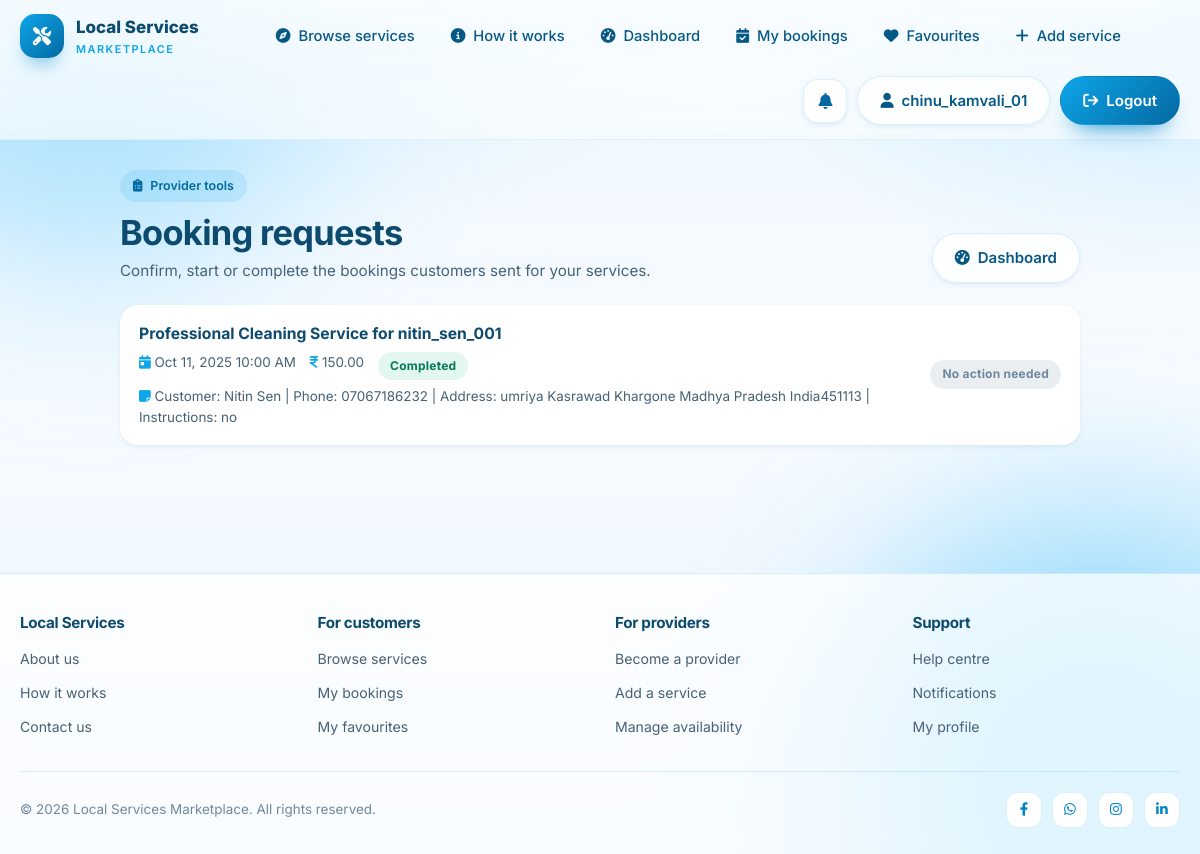
/bookings/provider/ (signed in), run on an earlier commit of the app's database.
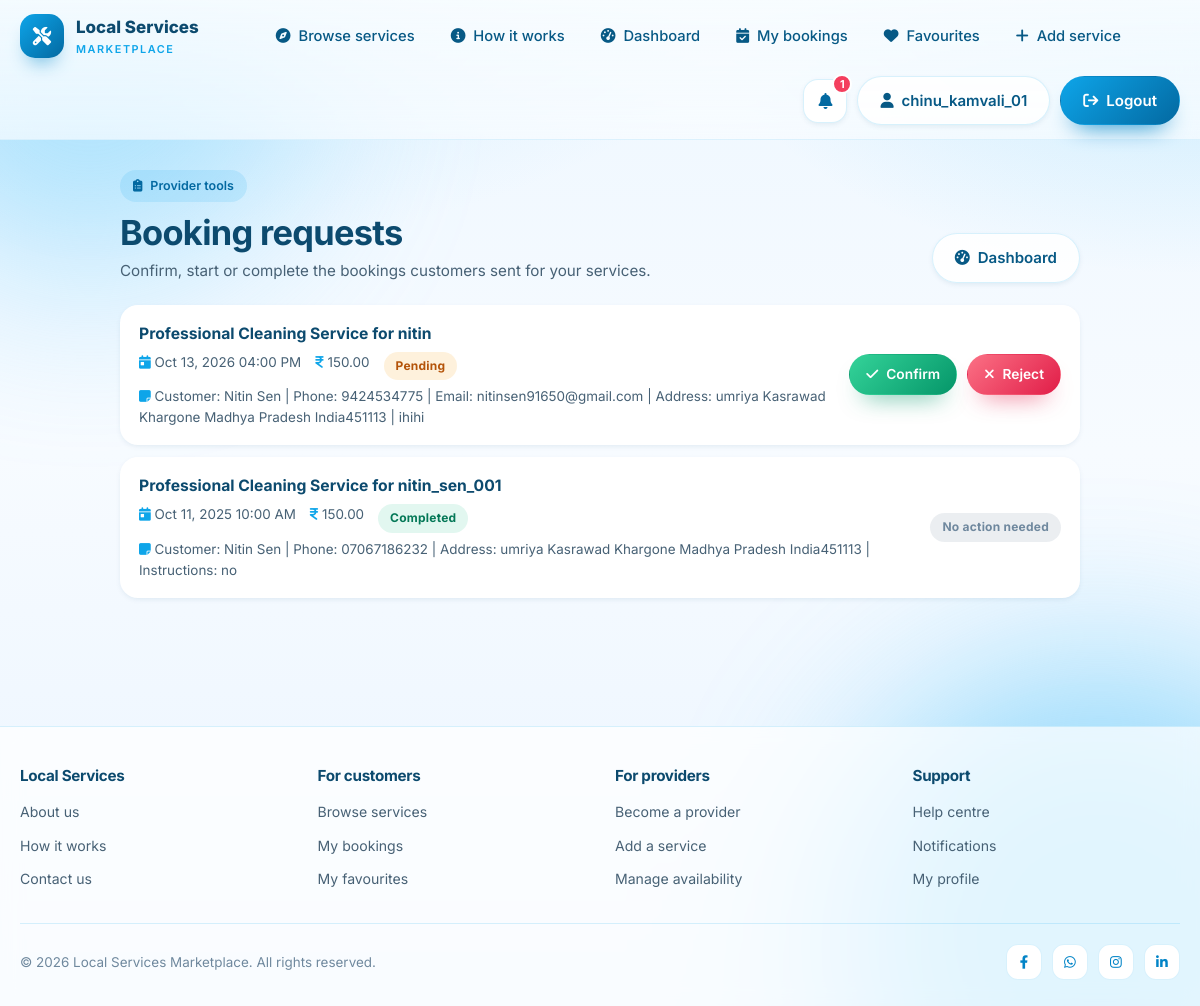
And on a later commit of the database.
### bookings/models.py (models this page shows, shortened)
class Booking(models.Model):
    STATUS_CHOICES = [
        ('pending', 'Pending'),
        ('confirmed', 'Confirmed'),
        ('in_progress', 'In Progress'),
        ('completed', 'Completed'),
        ('cancelled', 'Cancelled'),
    ]
    user = models.ForeignKey(User, on_delete=models.CASCADE, related_name='bookings')
    service = models.ForeignKey('services.Service', on_delete=models.CASCADE)
    date = models.DateTimeField()
    status = models.CharField(max_length=20, choices=STATUS_CHOICES, default='pending')
    notes = models.TextField(blank=True)
    created_at = models.DateTimeField(auto_now_add=True)
    updated_at = models.DateTimeField(auto_now=True)
    class Meta:
        ordering = ['-created_at']

### services/models.py (models this page shows, shortened)
class Service(models.Model):
    name = models.CharField(max_length=200)
    description = models.TextField()
    price = models.DecimalField(max_digits=10, decimal_places=2)
    category = models.ForeignKey(Category, on_delete=models.CASCADE)
    provider = models.ForeignKey(User, on_delete=models.CASCADE)
    image = models.ImageField(upload_to='services/', blank=True, null=True)
    featured = models.BooleanField(default=False)
    available = models.BooleanField(default=True)
    location = models.CharField(max_length=100, blank=True)
    created_at = models.DateTimeField(auto_now_add=True)
    updated_at = models.DateTimeField(auto_now=True)

### bookings/views.py (the view)
# urls.py: path('provider/', views.provider_bookings, name='provider_bookings'),
@login_required
def provider_bookings(request):
    bookings = Booking.objects.filter(service__provider=request.user).select_related('service', 'user')
    return render(request, 'bookings/provider_bookings.html', {'bookings': bookings})

### accounts/context_processors.py (called while the page is built)
def notification_context(request):
    if not request.user.is_authenticated:
        return {'unread_notification_count': 0}
    return {'unread_notification_count': request.user.notifications.filter(is_read=False).count()}

### bookings/templates/bookings/provider_bookings.html (shortened to what this page needs)
{% extends 'base.html' %}
{% block content %}
<div class="page">
    <div class="container container-medium">
        <div class="page-head">
            <div>
                <span class="eyebrow"><i class="fas fa-clipboard-list" aria-hidden="true"></i> Provider tools</span>
                <h1>Booking requests</h1>
                <p class="sub">Confirm, start or complete the bookings customers sent for your services.</p>
            </div>
            <a class="btn btn-ghost" href="{% url 'accounts:provider_dashboard' %}">
                <i class="fas fa-gauge-high" aria-hidden="true"></i> Dashboard
            </a>
        </div>
        {% if bookings %}
            <ul class="list">
                {% for booking in bookings %}
                    <li class="list-item">
                        <div class="item-main">
                            <p class="item-title">{{ booking.service.name }} for {{ booking.user.get_full_name|default:booking.user.username }}</p>
                            <div class="item-meta">
                                <span><i class="fas fa-calendar-day" aria-hidden="true"></i> {{ booking.date|date:"M d, Y h:i A" }}</span>
                                <span><i class="fas fa-indian-rupee-sign" aria-hidden="true"></i> {{ booking.service.price }}</span>
                                <span class="badge status-{{ booking.status }}">{{ booking.get_status_display }}</span>
                            </div>
                            {% if booking.notes %}
                                <div class="item-meta">
                                    <span><i class="fas fa-note-sticky" aria-hidden="true"></i> {{ booking.notes }}</span>
                                </div>
                            {% endif %}
                        </div>
                        <div class="item-side">
                            {% if booking.status == 'pending' %}
                                <form method="post" action="{% url 'bookings:update_booking_status' booking.id 'confirmed' %}">
                                    <button type="submit" class="btn btn-sm btn-success">
                                        <i class="fas fa-check" aria-hidden="true"></i> Confirm
                                    </button>
                                </form>
                                <form method="post" action="{% url 'bookings:update_booking_status' booking.id 'cancelled' %}">
                                    <button type="submit" class="btn btn-sm btn-danger">
                                        <i class="fas fa-xmark" aria-hidden="true"></i> Reject
                                    </button>
                                </form>
                            {% else %}
                                <span class="badge badge-muted">No action needed</span>
                            {% endif %}
                        </div>
                    </li>
                {% endfor %}
            </ul>
        {% endif %}
    </div>
</div>
{% endblock %}

### templates/base.html (shortened to what this page needs)
{% load static %}
<!DOCTYPE html>
<html lang="en">
<head>
    <link rel="stylesheet" href="https://cdnjs.cloudflare.com/ajax/libs/font-awesome/6.4.0/css/all.min.css">
    <link rel="stylesheet" href="{% static 'css/theme.css' %}">
</head>
<body>
    <div class="bg-orb orb-1" aria-hidden="true"></div>
    <div class="bg-orb orb-2" aria-hidden="true"></div>
    <header class="site-header">
        <div class="container header-inner">
            <a class="brand" href="{% url 'home' %}">
                <span class="brand-icon" aria-hidden="true"><i class="fas fa-screwdriver-wrench"></i></span>
                <span>Local Services<small>Marketplace</small></span>
            </a>
            <nav class="main-nav" aria-label="Primary">
                <a href="{% url 'services:service_list' %}"
                   class="{% if request.resolver_match.view_name == 'services:service_list' %}is-active{% endif %}">
                    <i class="fas fa-compass" aria-hidden="true"></i> Browse services
                </a>
                <a href="{% url 'about' %}"
                   class="{% if request.resolver_match.url_name == 'about' %}is-active{% endif %}">
                    <i class="fas fa-circle-info" aria-hidden="true"></i> How it works
                </a>
                {% if user.is_authenticated %}
                    <a href="{% if user.profile.is_provider %}{% url 'accounts:provider_dashboard' %}{% else %}{% url 'accounts:user_dashboard' %}{% endif %}"
                       class="{% if request.resolver_match.url_name == 'provider_dashboard' or request.resolver_match.url_name == 'user_dashboard' %}is-active{% endif %}">
                        <i class="fas fa-gauge-high" aria-hidden="true"></i> Dashboard
                    </a>
                    <a href="{% url 'bookings:my_bookings' %}"
                       class="{% if request.resolver_match.url_name == 'my_bookings' %}is-active{% endif %}">
                        <i class="fas fa-calendar-check" aria-hidden="true"></i> My bookings
                    </a>
                    <a href="{% url 'services:favorite_list' %}"
                       class="{% if request.resolver_match.url_name == 'favorite_list' %}is-active{% endif %}">
                        <i class="fas fa-heart" aria-hidden="true"></i> Favourites
                    </a>
                    {% if user.profile.is_provider %}
                        <a href="{% url 'services:add_service' %}"
                           class="{% if request.resolver_match.url_name == 'add_service' %}is-active{% endif %}">
                            <i class="fas fa-plus" aria-hidden="true"></i> Add service
                        </a>
                    {% endif %}
                {% endif %}
            </nav>
            <div class="header-actions">
                <a class="icon-btn"
                   href="{% if user.is_authenticated %}{% url 'accounts:notifications' %}{% else %}{% url 'accounts:login' %}{% endif %}"
                   aria-label="Notifications">
                    <i class="fas fa-bell" aria-hidden="true"></i>
                    {% if unread_notification_count %}<span class="dot">{{ unread_notification_count }}</span>{% endif %}
                </a>
                {% if user.is_authenticated %}
                    <a class="btn btn-ghost" href="{% url 'accounts:profile' %}">
                        <i class="fas fa-user" aria-hidden="true"></i> {{ user.get_short_name|default:user.username }}
                    </a>
                    <a class="btn btn-primary" href="{% url 'accounts:logout' %}">
                        <i class="fas fa-arrow-right-from-bracket" aria-hidden="true"></i> Logout
                    </a>
                {% else %}
                    <a class="btn btn-ghost" href="{% url 'accounts:login' %}">Login</a>
                    <a class="btn btn-primary" href="{% url 'accounts:register' %}">Get started</a>
                {% endif %}
            </div>
        </div>
    </header>
    <main id="main">
        {% block content %}{% endblock %}
    </main>
    <footer class="site-footer">
        <div class="container">
            <div class="footer-grid">
                <div class="footer-col">
                    <h3>Local Services</h3>
                    <ul>
                        <li><a href="{% url 'about' %}">About us</a></li>
                        <li><a href="{% url 'about' %}">How it works</a></li>
                        <li><a href="{% url 'contact' %}">Contact us</a></li>
                    </ul>
                </div>
                <div class="footer-col">
                    <h3>For customers</h3>
                    <ul>
                        <li><a href="{% url 'services:service_list' %}">Browse services</a></li>
                        <li><a href="{% url 'bookings:my_bookings' %}">My bookings</a></li>
                        <li><a href="{% url 'services:favorite_list' %}">My favourites</a></li>
                    </ul>
                </div>
                <div class="footer-col">
                    <h3>For providers</h3>
                    <ul>
                        <li><a href="{% url 'accounts:register' %}">Become a provider</a></li>
                        <li><a href="{% url 'services:add_service' %}">Add a service</a></li>
                        <li><a href="{% url 'services:availability' %}">Manage availability</a></li>
                    </ul>
                </div>
                <div class="footer-col">
                    <h3>Support</h3>
                    <ul>
                        <li><a href="{% url 'contact' %}">Help centre</a></li>
                        <li><a href="{% url 'accounts:notifications' %}">Notifications</a></li>
                        <li><a href="{% url 'accounts:profile' %}">My profile</a></li>
                    </ul>
                </div>
            </div>
            <div class="footer-bottom">
                <p>&copy; {% now "Y" %} Local Services Marketplace. All rights reserved.</p>
                <div class="socials" aria-label="Social links">
                    <a href="{% url 'contact' %}" aria-label="Facebook"><i class="fab fa-facebook-f" aria-hidden="true"></i></a>
                    <a href="{% url 'contact' %}" aria-label="WhatsApp"><i class="fab fa-whatsapp" aria-hidden="true"></i></a>
                    <a href="{% url 'contact' %}" aria-label="Instagram"><i class="fab fa-instagram" aria-hidden="true"></i></a>
                    <a href="{% url 'contact' %}" aria-label="LinkedIn"><i class="fab fa-linkedin-in" aria-hidden="true"></i></a>
                </div>
            </div>
        </div>
    </footer>
</body>
</html>

What changed in the data, as far as the page shows it:
added Booking: service.name "Professional Cleaning Service", user.get_full_name "nitin", date "Oct 13, 2026 04:00 PM", service.price "150.00", status "Pending", notes "Customer: Nitin Sen | Phone: 9424534775 | Email: nitinsen91650@gmail.com | Address: umriya Kasrawad Khargone Madhya Pradesh India451113 | ihihi", shows "Confirm"
Also different on the page:
{{ unread_notification_count }}: (not shown) → "1"
